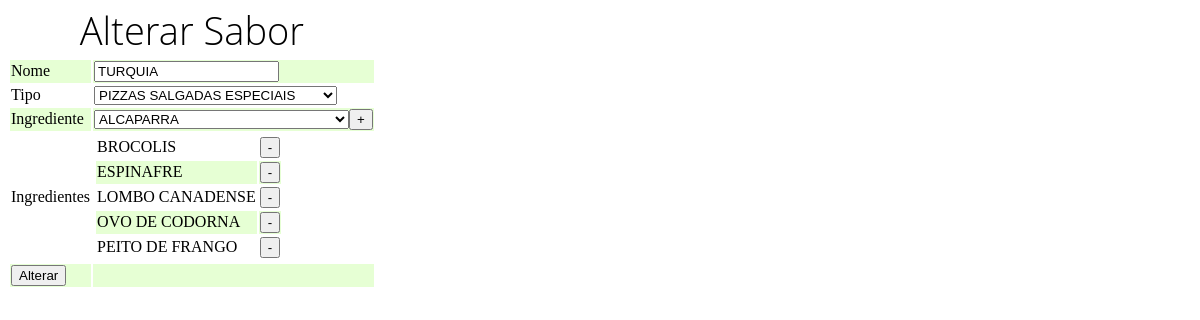
Page /pizzariaC.php?codigo=2 on the committed database.
### tables this page shows
CREATE TABLE sabor (
	codigo integer not null,
	nome varchar(100) not null,
	tipo integer not null,
	foreign key (tipo) references tipo(codigo),
	primary key (codigo)
);

CREATE TABLE saboringrediente (
	sabor integer not null,
	ingrediente integer not null,
	foreign key (sabor) references sabor(codigo),
	foreign key (ingrediente) references ingrediente(codigo),
	primary key (sabor, ingrediente)
);

CREATE TABLE ingrediente (
	codigo integer not null,
	nome varchar(100) not null,
	primary key (codigo)
);

### pizzariaC.php (the view, shortened to what this page needs)
<html>
<head>
	<link rel="stylesheet" href="style.css">
</head>
<body>
	<?php
	if (isset($_GET["codigo"])) {
		$db = new SQLite3("pizzaria.db");
		$db->exec("PRAGMA foreign_keys = ON");
		$sabor = $db->query("select * from sabor where codigo = " . $_GET["codigo"]);
		$s = $sabor->fetchArray();
		if ($s === false) {
			echo "<font color=\"red\">Sabor não encontrado</font>";
		} else {
			$db = new SQLite3("pizzaria.db");
			echo '<form name="insert" action="pizzariaC.php" method="post">';
			echo '<table>';
			echo '<caption><h1>Alterar Sabor</h1></caption>';
			echo '<tbody>';
			echo "<tr><td><input hidden type=\"text\" name=\"codigo\" value=\"" . $_GET["codigo"] . "\"></td></tr>";
			echo '<tr>';
			$nome = $db->query("select sabor.nome as nome from sabor where codigo = " . $_GET["codigo"]);
			while ($n = $nome->fetchArray()) {
				echo '<td><label for="nome">Nome</label></td>';
				echo "<td><input type=\"text\" name=\"nome\" id=\"nome\" value=\"" . $n["nome"] . "\" pattern=\"[A-Z\s]+$\"></td>";
			}
			echo '</tr>';
			echo '<tr>';
			echo '<td><label for="tipo">Tipo</label></td>';
			echo '<td><select name="tipo" id="tipo">';
			$results = $db->query("select * from tipo");
			while ($row = $results->fetchArray()) {
				$tp = $db->query("select tipo.codigo as codigo, tipo.nome as nome from tipo join sabor on sabor.tipo = tipo.codigo where sabor.codigo =" . $_GET["codigo"]);
				while ($rowtipo = $tp->fetchArray()) {
					echo "<option value=\"nome\" selected disabled hidden>" . $rowtipo["nome"] . "</option>";
				}
			}
			echo '</select></td>';
			echo '</tr>';
			echo '<tr>';
			echo '<td><label for="ingrediente">Ingrediente</label></td>';
			echo '<td>';
			echo '<select name="ingrediente" id="ingrediente">';
			$results2 = $db->query(trim("select * from ingrediente "));
			while ($row2 = $results2->fetchArray()) {
				echo "<option value=\"" . $row2["codigo"] . "\">" . $row2["nome"] . "</option>\n";
			}
			echo '</select>';
			echo '<input name="adicionar" type="button" value="+" onclick="add()">';
			echo '</td>';
			echo '</tr>';
			echo '<tr>';
			echo '<td><label for="lista">Ingredientes</label></td>';
			echo '<td><table id="lista">';
			$ingredienteSabor = $db->query("select * from saboringrediente join ingrediente on saboringrediente.ingrediente = ingrediente.codigo where saboringrediente.sabor=" . $_GET["codigo"]);
			while ($ingrediente = $ingredienteSabor->fetchArray()) {
				echo '<tr><td value="' . $ingrediente["codigo"] . '" class="ingredienteEscolhido">' . $ingrediente["nome"] . '</td><td><input type="button" value="-" onclick="del(this)"></td></tr>';
			}
			echo '</table></td>';
			echo '</tr>';
			echo '<tr>';
			echo '<td><input type="submit" name="Alterar" value="Alterar" onClick="preencheIngredientes()"></td>';
			echo '<td><input type="text" id="componenteIngredientes" name="componenteIngredientes" hidden value=""></td>';
			echo '</tr>';
			echo '</tbody>';
			echo '</table>';
			echo '</form>';
		}
	}
	?>
</body>
</html>

### style.css (style rules this page uses)
tr:nth-child(even) { background-color: #e6ffd4; }
h1 { font-weight: 300; font-size: 38px; margin: 0px 0px 0px 0px; line-height: 120%; font-family: 'Open sans', sans-serif; }

### rows in the picture
sabor: nome "TURQUIA"
saboringrediente: ingrediente.nome "BROCOLIS"
saboringrediente: ingrediente.nome "ESPINAFRE"
saboringrediente: ingrediente.nome "LOMBO CANADENSE"
saboringrediente: ingrediente.nome "OVO DE CODORNA"
saboringrediente: ingrediente.nome "PEITO DE FRANGO"

### other values in the picture
form field tipo "PIZZAS SALGADAS ESPECIAIS"
form field ingrediente "ALCAPARRA"
